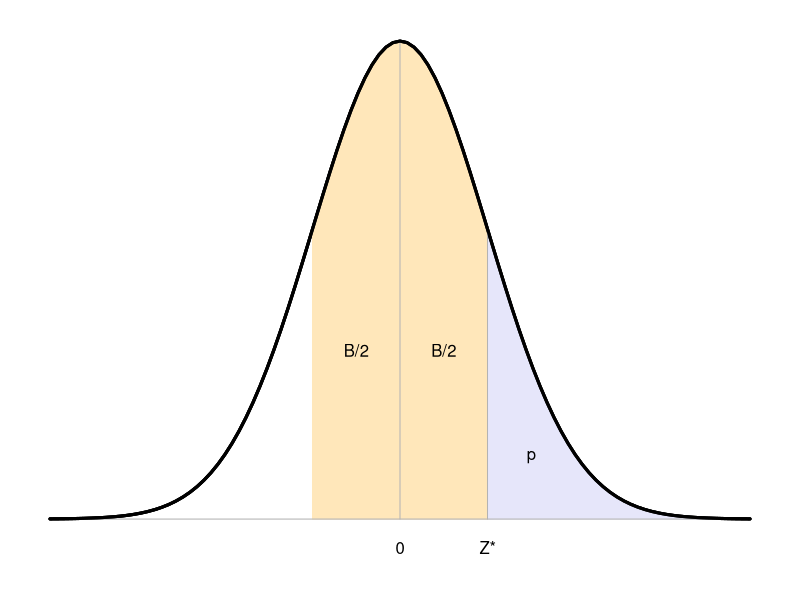

This figure's R source:
## ---- chunk 1
op <- par(mar=c(3,1,1,1)+0.1)
xx <- seq(1,4,by=.01)
curve( dnorm(x), from=-4, to=4, xaxt="n", yaxt="n", xlab="", ylab="", bty="n", lwd=3 )
yy <- dnorm(xx,0,1)
polygon( x=c(1,xx), y=c(0,yy), col="lavender", border="lavender" )
# 20201128 added other polygon corresponding to B, three commands
xx <- seq(-1,1,by=.01) 
yy <- dnorm(xx,0,1)
polygon( x=c(-1,xx,1), y=c(0,yy,0), col="wheat1", border="wheat1" )
#
curve( dnorm(x), from=-4, to=4, xaxt="n", yaxt="n", xlab="", ylab="", bty="n", lwd=3, add=T )
text( 1.5, dnorm(1.5)*.4, "p", adj=.5, cex=1 )
# 20201128 added other polygon corresponding to B, two more commands
text( -0.5, dnorm(0.5)*.4, "B/2", adj=.5, cex=1 )
text( +0.5, dnorm(0.5)*.4, "B/2", adj=.5, cex=1 )
axis( side=1, at=c(0,1), labels=c("0","Z*"), cex=1, tick=F, line=-1 ) # cex is ignored
# abline( h=0, lty=1, col="grey70" ) # should not extend outside tails of distribution
segments( x0=-4, x1=4, y0=0, col="grey70" ) # as X axis
segments( x0=0, x1=0, y0=0, y1=dnorm(0), col="grey70" )
segments( x0=1, x1=1, y0=0, y1=yy[1], col="grey70" )
curve( dnorm(x), from=-4, to=4, xaxt="n", yaxt="n", xlab="", ylab="", bty="n", lwd=3, add=T )
par(op)
## ---- chunk 2
pvals <- c(.2,.1,.05,.025,.01,.005,.0025,.001)
appendixZ1 <- matrix("",nrow=1,ncol=1+length(pvals)) # matrix of char strings
for (i in 1:1) 
  for (j in 1:length(pvals))
    appendixZ1[i,j+1] <- format( qnorm( p=pvals[j], lower.tail=FALSE),
                               digits=4, nsmall=3 )
appendixZ1 <- rbind(
  c( "p", as.character(pvals) ),
  c( "B", paste(as.character(100-200*pvals),"%",sep="" ) ),
  appendixZ1
)
appendixZ1[3,1] <- "Z*"
# suppress first row, and use as column names
knitr::kable(
  appendixZ1[-1,], booktabs=TRUE, col.names=appendixZ1[1,], align="c" )
## ---- chunk 3
Zvals <- seq(from=0.5, to=3.5, by=0.5)
pvals <- pnorm(Zvals, lower.tail=FALSE )
appendixZ2 <- matrix("",nrow=1,ncol=length(pvals)+1)
# for (i in 1:1) 
#  for (j in 1:length(pvals))
#    appendixZ2[i,j+1] <- format( Zvals,
#                               digits=3, nsmall=1 )
appendixZ2[1,2:ncol(appendixZ2)] <- Zvals
appendixZ2 <- rbind(
  c( "p", format(pvals, digits=1, nsmall=4) ),
  c( "B", paste(as.character(round(100-200*pvals,digits=2)),"%",sep="" ) ),
  appendixZ2
)
appendixZ2[3,1] <- "Z*"
# suppress first row, and use as column names
knitr::kable(
  appendixZ2[-1,], booktabs=TRUE, col.names=appendixZ2[1,], align="c" )
